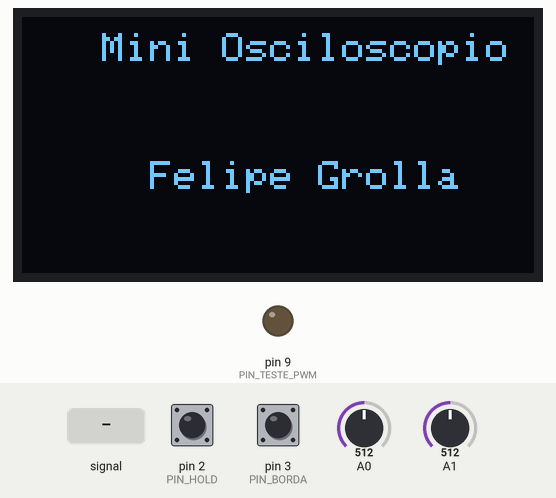
Recording of a sketch running on a simulated Arduino Uno, built with avr-gcc and run on an emulated ATmega328P. Parts: 128×64 one-colour display, output pins drawn as LEDs (lit = HIGH). The inputs (shaded band) are chosen by the test bench; at power-on: pin 3 (PIN_BORDA) HIGH, pin 2 (PIN_HOLD) HIGH, A0 = 512, A1 = 512.

Above: at 0.1 s.
At 1.6 s:
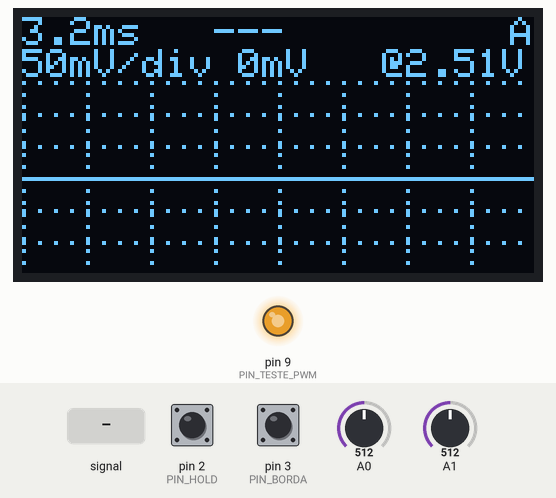
Timing chart, 0 to 1.5 s (numbered marks = the images above; inputs shaded):
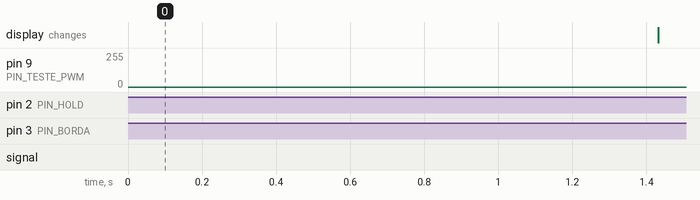

The sketch:

sketch_mini-osciloscopio.ino
```cpp
/*
 * Mini Osciloscópio — Arduino Uno + OLED SSD1306 128x64 (I2C)
 * Autor: Felipe Grolla
 *
 * Lê um sinal analógico em A0 com o ADC configurado para alta velocidade
 * (prescaler 16 -> clock de 1 MHz, ~13 µs por conversão, ~77 kS/s) e desenha
 * a forma de onda na OLED com trigger por borda, grade, frequência e Vpp.
 *
 *   A0  -> sinal condicionado (acoplamento AC + bias de 2,5 V, ver README)
 *   A1  -> potenciômetro 10 kΩ: escala de tempo (time/div)
 *   D2  -> botão HOLD/RUN (para -> GND, INPUT_PULLUP)
 *   D3  -> botão borda do trigger: subida / descida (para -> GND)
 *   D9  -> saída PWM do sinal de teste, com filtro RC (opcional, ver ENABLE_TESTE)
 *   A4/A5 -> SDA/SCL da OLED
 *
 * Bibliotecas: Adafruit GFX, Adafruit SSD1306 (e Adafruit BusIO).
 */

#include <Wire.h>
#include <avr/pgmspace.h>
#include <Adafruit_GFX.h>
#include <Adafruit_SSD1306.h>

// ---------------------------------------------------------------- Configuração
#define OLED_LARGURA 128
#define OLED_ALTURA   64
#define OLED_ENDERECO 0x3C      // ajuste para 0x3D se o módulo for diferente

const uint8_t PIN_HOLD  = 2;
const uint8_t PIN_BORDA = 3;

// Área de plotagem. OLED bicolor: linhas 0-15 = faixa amarela (só texto do
// cabeçalho); linhas 16-63 = faixa azul (só grade e forma de onda).
const uint8_t N_AMOSTRAS  = 128;
const uint8_t PLOT_TOPO   = 16;
const uint8_t PLOT_BASE   = 63;
const uint8_t PLOT_CENTRO = 40;                      // linha central (nível médio do sinal)
const uint8_t PX_POR_DIV_V = 8;                      // 6 divisões verticais de 8 px (±3 div)

// Escala vertical AUTOMÁTICA: o sinal é centrado na tela e a escala (V/div) é
// escolhida para ocupar ~4-5 das 6 divisões, com picos e vales bem definidos.
const float VDIV[5] = {1.0f, 0.5f, 0.2f, 0.1f, 0.05f};
uint8_t idxV = 0;
float   meioV = 128.0f;                              // centro da tela, em passos do ADC
const uint8_t PX_POR_DIV  = 16;                      // 8 divisões horizontais

const uint8_t NIVEL_TRIGGER = 128;                   // ~2,5 V (meio da escala)
const uint16_t TENTATIVAS_TRIGGER = 400;             // depois disso: modo AUTO

// Intervalo entre amostras (µs) para cada posição do potenciômetro.
// 0 = o mais rápido possível (conversões consecutivas, ~14 µs).
const uint16_t INTERVALO_US[8] = {0, 20, 50, 100, 200, 500, 1000, 2000};

Adafruit_SSD1306 display(OLED_LARGURA, OLED_ALTURA, &Wire, -1);

// >>> TESTE_INICIO
// ---------------------------------------------------------------------------
// Gerador de sinal de teste por PWM (para quem não tem gerador de funções)
//   Timer1 -> PWM rápido de 5 bits em D9 (TOP = 31, portadora de 500 kHz)
//   Timer2 -> interrupção a 31250 Hz que atualiza o duty (síntese DDS)
//   Difusão de erro (1ª ordem): a resolução média continua de ~8 bits e o
//   ruído de quantização vai para frequências altas, onde o próprio R3 + Cf
//   da entrada (passa-baixa) já o atenua. NÃO precisa de filtro externo.
// LIGAÇÃO: D9 direto no SINAL+ (perna esquerda de C1) e GND no SINAL-.
// ---------------------------------------------------------------------------
#define FORMA_SENO        0
#define FORMA_TRIANGULAR  1
#define FORMA_QUADRADA    2
#define FORMA_DOIS_TONS   3     // seno de f + seno de 3f (dois picos no analisador)
#define FORMA_VARREDURA   4     // seno que varre 200 Hz -> 3 kHz a cada 4 s

#define ENABLE_TESTE      1     // 1 = gera o sinal de teste em D9
#define TESTE_FORMA       FORMA_SENO
#define TESTE_HZ          1000  // frequência (ignorada na varredura); use até ~3000 Hz
#define TESTE_AMPLITUDE   100   // 0..127 (127 = 5 Vpp no pino D9)

#if ENABLE_TESTE
const uint8_t  PIN_TESTE_PWM = 9;        // OC1A (Timer1)
const uint16_t TESTE_FS      = 31250;    // Hz: 16 MHz / 8 / 64
const uint8_t  PWM_TOP       = 31;       // 16 MHz / 32 = 500 kHz, 33 níveis (0..32)

// 127 * sin(2*pi*i/256)
const int8_t SENO_TAB[256] PROGMEM = {
     0,    3,    6,    9,   12,   16,   19,   22,   25,   28,   31,   34,   37,   40,   43,   46,
    49,   51,   54,   57,   60,   63,   65,   68,   71,   73,   76,   78,   81,   83,   85,   88,
    90,   92,   94,   96,   98,  100,  102,  104,  106,  107,  109,  111,  112,  113,  115,  116,
   117,  118,  120,  121,  122,  122,  123,  124,  125,  125,  126,  126,  126,  127,  127,  127,
   127,  127,  127,  127,  126,  126,  126,  125,  125,  124,  123,  122,  122,  121,  120,  118,
   117,  116,  115,  113,  112,  111,  109,  107,  106,  104,  102,  100,   98,   96,   94,   92,
    90,   88,   85,   83,   81,   78,   76,   73,   71,   68,   65,   63,   60,   57,   54,   51,
    49,   46,   43,   40,   37,   34,   31,   28,   25,   22,   19,   16,   12,    9,    6,    3,
     0,   -3,   -6,   -9,  -12,  -16,  -19,  -22,  -25,  -28,  -31,  -34,  -37,  -40,  -43,  -46,
   -49,  -51,  -54,  -57,  -60,  -63,  -65,  -68,  -71,  -73,  -76,  -78,  -81,  -83,  -85,  -88,
   -90,  -92,  -94,  -96,  -98, -100, -102, -104, -106, -107, -109, -111, -112, -113, -115, -116,
  -117, -118, -120, -121, -122, -122, -123, -124, -125, -125, -126, -126, -126, -127, -127, -127,
  -127, -127, -127, -127, -126, -126, -126, -125, -125, -124, -123, -122, -122, -121, -120, -118,
  -117, -116, -115, -113, -112, -111, -109, -107, -106, -104, -102, -100,  -98,  -96,  -94,  -92,
   -90,  -88,  -85,  -83,  -81,  -78,  -76,  -73,  -71,  -68,  -65,  -63,  -60,  -57,  -54,  -51,
   -49,  -46,  -43,  -40,  -37,  -34,  -31,  -28,  -25,  -22,  -19,  -16,  -12,   -9,   -6,   -3
};

volatile uint16_t testeFase  = 0;        // acumulador de fase (16 bits)
volatile uint16_t testePasso = 0;        // incremento por amostra = f * 65536 / TESTE_FS

static inline uint16_t passoParaHz(uint16_t hz) {
  return (uint16_t)(((uint32_t)hz * 65536UL) / TESTE_FS);
}

ISR(TIMER2_COMPA_vect) {
  static int8_t erro = 0;                 // resíduo da quantização (unidades de 1/8 de degrau)
  testeFase += testePasso;
  uint8_t i = testeFase >> 8;
  int16_t v;                              // -127..127
#if TESTE_FORMA == FORMA_TRIANGULAR
  uint8_t t = (i & 0x80) ? (uint8_t)(255 - i) : i;      // 0..127..0
  v = (int16_t)t * 2 - 127;
#elif TESTE_FORMA == FORMA_QUADRADA
  v = (i & 0x80) ? -127 : 127;
#elif TESTE_FORMA == FORMA_DOIS_TONS
  uint8_t j = (uint8_t)((uint16_t)(testeFase * 3U) >> 8);
  v = ((int8_t)pgm_read_byte(&SENO_TAB[i]) + (int8_t)pgm_read_byte(&SENO_TAB[j])) / 2;
#else
  v = (int8_t)pgm_read_byte(&SENO_TAB[i]);
#endif
  int16_t alvo = 128 + ((v * TESTE_AMPLITUDE) >> 7);    // 0..255
  int16_t soma = alvo + erro;                           // 8 unidades = 1 degrau do PWM
  int16_t duty = (soma + 4) >> 3;                       // arredonda para 0..32
  if (duty < 0) duty = 0;
  if (duty > PWM_TOP + 1) duty = PWM_TOP + 1;           // 32 = nível alto constante
  erro = (int8_t)(soma - (duty << 3));
  OCR1A = duty;
}

void iniciarTeste() {
  pinMode(PIN_TESTE_PWM, OUTPUT);
  testePasso = passoParaHz(TESTE_HZ);
  ICR1   = PWM_TOP;                      // Timer1: fast PWM, TOP = ICR1 (modo 14)
  OCR1A  = (PWM_TOP + 1) / 2;            // meio da escala (2,5 V médios)
  TCCR1A = _BV(COM1A1) | _BV(WGM11);     // D9 não invertido
  TCCR1B = _BV(WGM13) | _BV(WGM12) | _BV(CS10);   // sem prescaler -> 500 kHz
  TCCR2A = _BV(WGM21);                   // Timer2: modo CTC
  TCCR2B = _BV(CS21);                    // prescaler 8 -> 2 MHz
  OCR2A  = 63;                           // 2 MHz / 64 = 31250 Hz
  TIMSK2 = _BV(OCIE2A);                  // habilita a interrupção
}

void atualizarTeste() {
#if TESTE_FORMA == FORMA_VARREDURA
  static uint32_t ultimo = 0;
  uint32_t agora = millis();
  if (agora - ultimo >= 40) {
    ultimo = agora;
    uint16_t fase = (uint16_t)(agora % 4000UL);                          // 0..3999 ms
    uint16_t hz = 200 + (uint16_t)((uint32_t)fase * 2800UL / 4000UL);    // 200..3000 Hz
    uint16_t p = passoParaHz(hz);
    noInterrupts(); testePasso = p; interrupts();
  }
#endif
}
#else
void iniciarTeste() { }
void atualizarTeste() { }
#endif
// <<< TESTE_FIM

// ---------------------------------------------------------------------- Estado
uint8_t  amostras[N_AMOSTRAS];
uint8_t  idxTempo     = 4;
bool     bordaSubida  = true;
bool     congelado    = false;
bool     autoTrigger  = false;
float    dtUs         = 0;      // tempo real entre amostras (medido)
float    freqHz       = 0;
uint8_t  vMin = 0, vMax = 0;

uint32_t ultimoBotao  = 0;

// -------------------------------------------------------------------------- ADC
void configurarAdc() {
  ADMUX  = _BV(REFS0) | _BV(ADLAR);     // AVcc, resultado de 8 bits em ADCH, canal A0
  ADCSRA = _BV(ADEN)  | _BV(ADPS2);     // ADC ligado, prescaler 16 (1 MHz)
}

static inline uint8_t lerAdc() {
  ADCSRA |= _BV(ADSC);
  while (ADCSRA & _BV(ADSC)) { }
  return ADCH;
}

// Lê o potenciômetro em A1 (10 bits) e volta o ADC para A0 / 8 bits.
uint16_t lerPotenciometro() {
  ADMUX = _BV(REFS0) | 1;               // A1, justificado à direita
  ADCSRA |= _BV(ADSC); while (ADCSRA & _BV(ADSC)) { }   // descarta (troca de canal)
  ADCSRA |= _BV(ADSC); while (ADCSRA & _BV(ADSC)) { }
  uint16_t v = ADC;
  ADMUX = _BV(REFS0) | _BV(ADLAR);
  return v;
}

// --------------------------------------------------------------------- Captura
void aguardar(uint32_t &proximo, uint16_t intervalo) {
  if (!intervalo) return;
  proximo += intervalo;
  while ((int32_t)(micros() - proximo) < 0) { }
}

void capturar() {
  const uint16_t intervalo = INTERVALO_US[idxTempo];
  uint32_t proximo = micros();

  lerAdc();                             // descarta a 1ª leitura após trocar de canal
  uint8_t anterior = lerAdc();
  uint8_t atual    = anterior;
  autoTrigger = true;

  for (uint16_t t = 0; t < TENTATIVAS_TRIGGER; t++) {
    aguardar(proximo, intervalo);
    atual = lerAdc();
    bool cruzou = bordaSubida ? (anterior < NIVEL_TRIGGER && atual >= NIVEL_TRIGGER)
                              : (anterior > NIVEL_TRIGGER && atual <= NIVEL_TRIGGER);
    if (cruzou) { autoTrigger = false; break; }
    anterior = atual;
  }

  amostras[0] = atual;
  uint32_t t0 = micros();
  for (uint8_t i = 1; i < N_AMOSTRAS; i++) {
    aguardar(proximo, intervalo);
    amostras[i] = lerAdc();
  }
  dtUs = (float)(micros() - t0) / (N_AMOSTRAS - 1);
}

// ---------------------------------------------------------------------- Medidas
// >>> MEDIDAS_INICIO
// Valor da amostra "normalizado" para borda de subida (borda de descida inverte o sinal)
static inline uint8_t amostraNorm(uint8_t i) {
  return bordaSubida ? amostras[i] : (uint8_t)(255 - amostras[i]);
}

void medir() {
  vMin = 255; vMax = 0;
  for (uint8_t i = 0; i < N_AMOSTRAS; i++) {
    if (amostras[i] < vMin) vMin = amostras[i];
    if (amostras[i] > vMax) vMax = amostras[i];
  }
  freqHz = 0;
  uint8_t faixa = vMax - vMin;
  if (faixa < 8) return;                // sem sinal útil

  uint8_t meio = (uint8_t)(((uint16_t)vMin + vMax) >> 1);
  if (!bordaSubida) meio = 255 - meio;
  uint8_t histe = faixa >> 3;           // histerese de 1/8 da excursão
  uint8_t alto = meio + histe;
  uint8_t baixo = meio - histe;

  float primeiro = 0, ultimo = 0;
  uint8_t cruzamentos = 0;

  // A própria amostra 0 é um cruzamento (o trigger disparou nela): estima a posição
  // sub-amostra pela inclinação, o que permite medir com apenas ~1 período na tela.
  if (!autoTrigger) {
    float a0 = amostraNorm(0), a1 = amostraNorm(1);
    float pos = (a1 != a0) ? (meio - a0) / (a1 - a0) : 0;
    if (pos < -1) pos = -1;
    if (pos > 1) pos = 1;
    primeiro = ultimo = pos;
    cruzamentos = 1;
  }

  bool estadoAlto = amostraNorm(0) >= alto;
  for (uint8_t i = 1; i < N_AMOSTRAS; i++) {
    uint8_t v = amostraNorm(i);
    if (!estadoAlto && v >= alto) {
      estadoAlto = true;
      uint8_t j = i;                    // acha o primeiro ponto >= meio
      while (j > 0 && amostraNorm(j - 1) >= meio) j--;
      if (j == 0) continue;
      float frac = (float)(meio - amostraNorm(j - 1)) / (float)(amostraNorm(j) - amostraNorm(j - 1));
      float pos = (j - 1) + frac;
      if (cruzamentos == 0) primeiro = pos;
      ultimo = pos;
      cruzamentos++;
    } else if (estadoAlto && v <= baixo) {
      estadoAlto = false;
    }
  }
  if (cruzamentos >= 2) {
    float periodoAmostras = (ultimo - primeiro) / (cruzamentos - 1);
    if (periodoAmostras > 0) freqHz = 1000000.0f / (periodoAmostras * dtUs);
  }
}
// <<< MEDIDAS_FIM

// ------------------------------------------------------------------------- UI
void imprimirTdiv() {
  switch (idxTempo) {
    case 0: display.print(F("230us")); break;
    case 1: display.print(F("320us")); break;
    case 2: display.print(F("800us")); break;
    case 3: display.print(F("1.6ms")); break;
    case 4: display.print(F("3.2ms")); break;
    case 5: display.print(F("8ms"));   break;
    case 6: display.print(F("16ms"));  break;
    default: display.print(F("32ms")); break;
  }
}

void imprimirFreq() {
  if (freqHz <= 0) { display.print(F("---")); return; }
  if (freqHz < 1000.0f) {
    display.print((int)(freqHz + 0.5f));
    display.print(F("Hz"));
    return;
  }
  uint16_t centi = (uint16_t)(freqHz / 10.0f + 0.5f);     // centésimos de kHz
  if (centi >= 1000) {                                    // >= 10 kHz: 1 casa decimal
    uint16_t dec = (centi + 5) / 10;                      // décimos de kHz
    display.print(dec / 10); display.print('.'); display.print(dec % 10);
  } else {
    display.print(centi / 100); display.print('.');
    if ((centi % 100) < 10) display.print('0');
    display.print(centi % 100);
  }
  display.print(F("kHz"));
}

void imprimirVpp() {
  uint16_t cv = (uint32_t)(vMax - vMin) * 500UL / 255;    // centivolts
  if (cv < 100) {
    display.print(cv * 10); display.print(F("mV"));
  } else {
    uint16_t dec = (cv + 5) / 10;
    display.print(dec / 10); display.print('.'); display.print(dec % 10);
    display.print(F("Vpp"));
  }
}

void atualizarEscalaV() {
  float vpp = (float)(vMax - vMin) * 5.0f / 255.0f;
  while (idxV > 0 && vpp > 5.5f * VDIV[idxV]) idxV--;                  // sinal grande: escala maior
  while (idxV < 4 && vpp < 5.0f * VDIV[idxV + 1]) idxV++;              // sinal pequeno: amplia
  meioV = ((float)vMin + (float)vMax) * 0.5f;
}

void imprimirVdiv() {
  switch (idxV) {
    case 0:  display.print(F("1V/div"));    break;
    case 1:  display.print(F("0.5V/div"));  break;
    case 2:  display.print(F("0.2V/div"));  break;
    case 3:  display.print(F("0.1V/div"));  break;
    default: display.print(F("50mV/div"));  break;
  }
}

void imprimirCentro() {
  uint16_t c = (uint16_t)(meioV * 500.0f / 255.0f + 0.5f);             // centivolts
  display.print('@'); display.print(c / 100); display.print('.');
  if ((c % 100) < 10) display.print('0');
  display.print(c % 100); display.print('V');
}

uint8_t yDaAmostra(uint8_t s) {
  float cdiv = VDIV[idxV] * 255.0f / 5.0f;                             // passos do ADC por divisão
  float y = (float)PLOT_CENTRO - ((float)s - meioV) * PX_POR_DIV_V / cdiv;
  if (y < PLOT_TOPO) y = PLOT_TOPO;
  if (y > PLOT_BASE) y = PLOT_BASE;
  return (uint8_t)(y + 0.5f);
}

void desenharGrade() {
  // 8 divisões horizontais (time/div) x 6 verticais (V/div), pontilhadas
  for (uint8_t x = 0; x < OLED_LARGURA; x += PX_POR_DIV)
    for (uint8_t y = PLOT_TOPO; y <= PLOT_BASE; y += 3) display.drawPixel(x, y, SSD1306_WHITE);
  for (int8_t k = -3; k <= 2; k++) {
    uint8_t y = PLOT_CENTRO + k * PX_POR_DIV_V;
    for (uint8_t x = 0; x < OLED_LARGURA; x += 4) display.drawPixel(x, y, SSD1306_WHITE);
  }
}

void desenhar() {
  display.clearDisplay();
  display.setTextSize(1);
  display.setTextColor(SSD1306_WHITE);

  // Cabeçalho (faixa amarela, linhas 0-15): duas linhas de texto
  display.setCursor(0, 0);   imprimirTdiv();
  display.setCursor(48, 0);  imprimirFreq();
  atualizarEscalaV();
  display.setCursor(0, 8);   imprimirVdiv();
  display.setCursor(54, 8);  imprimirVpp();
  display.setCursor(90, 8);  imprimirCentro();
  display.setCursor(122, 0);
  if (congelado)        display.print('H');
  else if (autoTrigger) display.print('A');
  else                  display.print(bordaSubida ? '/' : '\\');

  desenharGrade();

  uint8_t yAnt = yDaAmostra(amostras[0]);
  for (uint8_t x = 1; x < N_AMOSTRAS; x++) {
    uint8_t y = yDaAmostra(amostras[x]);
    display.drawLine(x - 1, yAnt, x, y, SSD1306_WHITE);
    yAnt = y;
  }
  display.display();
}

void tratarEntradas() {
  // Potenciômetro com histerese para o time/div não ficar oscilando
  uint16_t v = lerPotenciometro();
  uint16_t lo = (uint16_t)idxTempo * 128;
  uint16_t hi = lo + 127;
  if (v + 8 < lo || v > hi + 8) idxTempo = v >> 7;

  // Botões (com debounce por tempo)
  uint32_t agora = millis();
  if (agora - ultimoBotao > 200) {
    if (!digitalRead(PIN_HOLD))  { congelado = !congelado;     ultimoBotao = agora; }
    if (!digitalRead(PIN_BORDA)) { bordaSubida = !bordaSubida; ultimoBotao = agora; }
  }
}

// ------------------------------------------------------------------ Arduino API
void setup() {
  pinMode(PIN_HOLD,  INPUT_PULLUP);
  pinMode(PIN_BORDA, INPUT_PULLUP);

  Wire.begin();
  if (!display.begin(SSD1306_SWITCHCAPVCC, OLED_ENDERECO)) {
    for (;;) { }                        // OLED não encontrada: verifique ligação/endereço
  }
  Wire.setClock(400000);                // I2C rápido: ~25 ms por quadro completo

  display.clearDisplay();
  display.setTextSize(1);
  display.setTextColor(SSD1306_WHITE);
  display.setCursor(20, 4);  display.print(F("Mini Osciloscopio"));
  display.setCursor(32, 36); display.print(F("Felipe Grolla"));
  display.display();
  delay(1200);

  configurarAdc();
  iniciarTeste();                       // sinal de teste por PWM em D9 (ver TESTE_INICIO)
}

void loop() {
  atualizarTeste();
  tratarEntradas();
  if (!congelado) {
    capturar();
    medir();
  }
  desenhar();
}
```
